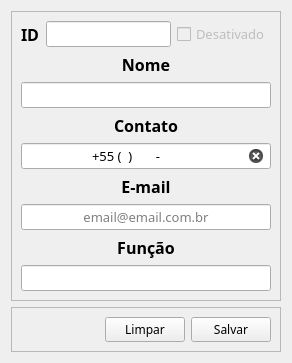
               <widget class="QWidget" name="aba2_cadastroUsuarios">
                <attribute name="icon">
                 <iconset resource="assets.qrc">
                  <normaloff>:/assets/icons/user_add_white.svg</normaloff>:/assets/icons/user_add_white.svg</iconset>
                </attribute>
                <attribute name="title">
                 <string>Cadastro</string>
                </attribute>
                <layout class="QVBoxLayout" name="verticalLayout_6">
                 <item>
                  <widget class="QFrame" name="frame1_mainCadastroUsuarios">
                   <property name="frameShape">
                    <enum>QFrame::StyledPanel</enum>
                   </property>
                   <property name="frameShadow">
                    <enum>QFrame::Raised</enum>
                   </property>
                   <layout class="QGridLayout" name="gridLayout_4">
                    <item row="2" column="0" colspan="4">
                     <widget class="QLineEdit" name="ed_usuariosNome">
                      <property name="font">
                       <font>
                        <family>Poppins</family>
                        <pointsize>10</pointsize>
                        <underline>false</underline>
                       </font>
                      </property>
                      <property name="inputMask">
                       <string/>
                      </property>
                      <property name="text">
                       <string/>
                      </property>
                      <property name="alignment">
                       <set>Qt::AlignCenter</set>
                      </property>
                      <property name="dragEnabled">
                       <bool>false</bool>
                      </property>
                      <property name="readOnly">
                       <bool>false</bool>
                      </property>
                      <property name="clearButtonEnabled">
                       <bool>true</bool>
                      </property>
                     </widget>
                    </item>
                    <item row="8" column="0" colspan="4">
                     <widget class="QLineEdit" name="ed_usuariosFuncao">
                      <property name="font">
                       <font>
                        <family>Poppins</family>
                        <pointsize>10</pointsize>
                       </font>
                      </property>
                      <property name="alignment">
                       <set>Qt::AlignCenter</set>
                      </property>
                      <property name="clearButtonEnabled">
                       <bool>true</bool>
                      </property>
                     </widget>
                    </item>
                    <item row="7" column="0" colspan="4">
                     <widget class="QLabel" name="lb_usuariosFuncao">
                      <property name="font">
                       <font>
                        <family>Poppins</family>
                        <pointsize>12</pointsize>
                        <bold>true</bold>
                       </font>
                      </property>
                      <property name="text">
                       <string>Função</string>
                      </property>
                      <property name="alignment">
                       <set>Qt::AlignCenter</set>
                      </property>
                     </widget>
                    </item>
                    <item row="4" column="0" colspan="4">
                     <widget class="QLineEdit" name="ed_usuariosContato">
                      <property name="font">
                       <font>
                        <family>Poppins</family>
                        <pointsize>10</pointsize>
                       </font>
                      </property>
                      <property name="inputMethodHints">
                       <set>Qt::ImhPreferNumbers</set>
                      </property>
                      <property name="inputMask">
                       <string>+55 (00) 0 0000-0000</string>
                      </property>
                      <property name="text">
                       <string>+55 ()  -</string>
                      </property>
                      <property name="alignment">
                       <set>Qt::AlignCenter</set>
                      </property>
                      <property name="readOnly">
                       <bool>false</bool>
                      </property>
                      <property name="placeholderText">
                       <string/>
                      </property>
                      <property name="clearButtonEnabled">
                       <bool>true</bool>
                      </property>
                     </widget>
                    </item>
                    <item row="3" column="0" colspan="4">
                     <widget class="QLabel" name="lb_usuariosContato">
                      <property name="font">
                       <font>
                        <family>Poppins</family>
                        <pointsize>12</pointsize>
                        <bold>true</bold>
                       </font>
                      </property>
                      <property name="text">
                       <string>Contato</string>
                      </property>
                      <property name="alignment">
                       <set>Qt::AlignCenter</set>
                      </property>
                     </widget>
                    </item>
                    <item row="6" column="0" colspan="4">
                     <widget class="QLineEdit" name="ed_usuariosEmail">
                      <property name="font">
                       <font>
                        <family>Poppins</family>
                        <pointsize>10</pointsize>
                       </font>
                      </property>
                      <property name="inputMethodHints">
                       <set>Qt::ImhEmailCharactersOnly</set>
                      </property>
                      <property name="inputMask">
                       <string/>
                      </property>
                      <property name="alignment">
                       <set>Qt::AlignCenter</set>
                      </property>
                      <property name="placeholderText">
                       <string>email@email.com.br</string>
                      </property>
                      <property name="clearButtonEnabled">
                       <bool>true</bool>
                      </property>
                     </widget>
                    </item>
                    <item row="5" column="0" colspan="4">
                     <widget class="QLabel" name="lb_usuariosEmail">
                      <property name="font">
                       <font>
                        <family>Poppins</family>
                        <pointsize>12</pointsize>
                        <bold>true</bold>
                       </font>
                      </property>
                      <property name="text">
                       <string>E-mail</string>
                      </property>
                      <property name="alignment">
                       <set>Qt::AlignCenter</set>
                      </property>
                     </widget>
                    </item>
                    <item row="1" column="0" colspan="4">
                     <widget class="QLabel" name="lb_usuariosNome">
                      <property name="font">
                       <font>
                        <family>Poppins</family>
                        <pointsize>12</pointsize>
                        <bold>true</bold>
                       </font>
                      </property>
                      <property name="text">
                       <string>Nome</string>
                      </property>
                      <property name="alignment">
                       <set>Qt::AlignCenter</set>
                      </property>
                     </widget>
                    </item>
                    <item row="0" column="0" alignment="Qt::AlignLeft">
                     <widget class="QLabel" name="lb_usuariosId">
                      <property name="font">
                       <font>
                        <family>Poppins</family>
                        <pointsize>12</pointsize>
                        <bold>true</bold>
                       </font>
                      </property>
                      <property name="text">
                       <string>ID</string>
                      </property>
                     </widget>
                    </item>
                    <item row="0" column="1">
                     <widget class="QLineEdit" name="ed_usuarioId">
                      <property name="sizePolicy">
                       <sizepolicy hsizetype="Expanding" vsizetype="Fixed">
                        <horstretch>0</horstretch>
                        <verstretch>0</verstretch>
                       </sizepolicy>
                      </property>
                      <property name="maximumSize">
                       <size>
                        <width>356</width>
                        <height>16777215</height>
                       </size>
                      </property>
                      <property name="font">
                       <font>
                        <family>Poppins</family>
                        <pointsize>10</pointsize>
                       </font>
                      </property>
                      <property name="inputMethodHints">
                       <set>Qt::ImhNone</set>
                      </property>
                      <property name="readOnly">
                       <bool>true</bool>
                      </property>
                     </widget>
                    </item>
                    <item row="0" column="2" colspan="2">
                     <widget class="QCheckBox" name="cb_usuariosDesativado">
                      <property name="enabled">
                       <bool>false</bool>
                      </property>
                      <property name="font">
                       <font>
                        <family>Poppins</family>
                        <pointsize>10</pointsize>
                       </font>
                      </property>
                      <property name="text">
                       <string>Desativado</string>
                      </property>
                      <property name="checkable">
                       <bool>true</bool>
                      </property>
                     </widget>
                    </item>
                   </layout>
                  </widget>
                 </item>
                 <item>
                  <widget class="QFrame" name="frame2_btnCadastroUsuarios">
                   <property name="frameShape">
                    <enum>QFrame::StyledPanel</enum>
                   </property>
                   <property name="frameShadow">
                    <enum>QFrame::Raised</enum>
                   </property>
                   <layout class="QHBoxLayout" name="horizontalLayout_8">
                    <item>
                     <spacer name="horizontalSpacer_2">
                      <property name="orientation">
                       <enum>Qt::Horizontal</enum>
                      </property>
                      <property name="sizeHint" stdset="0">
                       <size>
                        <width>40</width>
                        <height>20</height>
                       </size>
                      </property>
                     </spacer>
                    </item>
                    <item>
                     <widget class="QPushButton" name="btn_limparCadastroUsuarios">
                      <property name="font">
                       <font>
                        <family>Poppins</family>
                       </font>
                      </property>
                      <property name="text">
                       <string>Limpar</string>
                      </property>
                      <property name="icon">
                       <iconset resource="assets.qrc">
                        <normaloff>:/assets/icons/limpar.svg</normaloff>:/assets/icons/limpar.svg</iconset>
                      </property>
                      <property name="iconSize">
                       <size>
                        <width>18</width>
                        <height>18</height>
                       </size>
                      </property>
                     </widget>
                    </item>
                    <item>
                     <widget class="QPushButton" name="btn_salvarCadastroUsurios">
                      <property name="font">
                       <font>
                        <family>Poppins</family>
                       </font>
                      </property>
                      <property name="text">
                       <string>Salvar</string>
                      </property>
                      <property name="icon">
                       <iconset resource="assets.qrc">
                        <normaloff>:/assets/icons/add.svg</normaloff>:/assets/icons/add.svg</iconset>
                      </property>
                      <property name="iconSize">
                       <size>
                        <width>18</width>
                        <height>18</height>
                       </size>
                      </property>
                     </widget>
                    </item>
                   </layout>
                  </widget>
                 </item>
                </layout>
               </widget>
